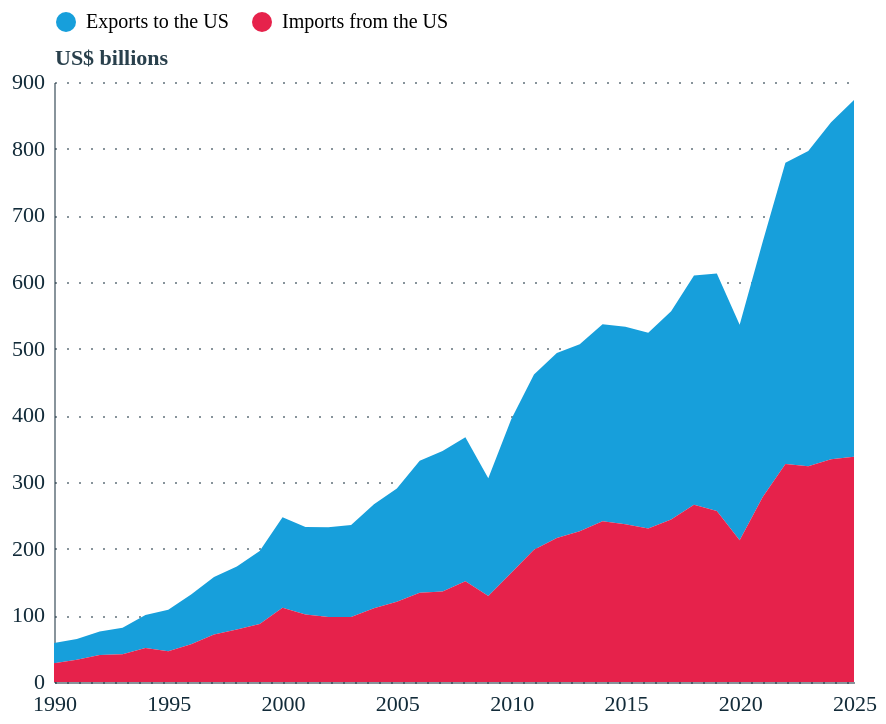

Here is the Vega-Lite specification saved for this chart:
### Vega-Lite specification from a JSON file in a GitHub repository (floating-point values rounded to 4 significant figures)
{"config": {"font": "Circular Std", "mark": {"line": {"interpolate": "linear"}}, "view": {"stroke": "transparent", "width": 400, "height": 300}, "range": {"category": ["#179fdb", "#e6224b", "#f4c245", "#122b39", "#eb5c2e", "#36b7b4"], "diverging": ["#E6224B", "#E54753", "#C9C9C9", "#179FDB", "#122B39"], "heatmap": ["#C9C9C9", "#179FDB", "#0063AF", "#122B39"], "ordinal": ["#00A767", "#36B7B4", "#179FDB", "#0063AF", "#243B5A"]}, "axisX": {"labelColor": "#122b39", "tickColor": "#122b39", "domainColor": "#122b39", "domainOpacity": 0.5, "gridOpacity": 0, "labelAngle": 0, "labelAlign": "center", "labelFontSize": 11, "labelPadding": 5, "tickCount": 10, "tickSize": 0, "title": ""}, "axisY": {"labelColor": "#122b39", "tickColor": "#122b39", "domainColor": "#122b39", "gridColor": "#122b39", "gridDash": [1, 5], "gridOpacity": 0.5, "labelPadding": 5, "labelFontSize": 11, "domainOpacity": 0.5, "tickSize": 0, "title": null, "titleAlign": "left", "titleAngle": 0, "titleBaseline": "bottom", "titleColor": "#122b39", "titleOpacity": 0.9, "titleX": 0, "titleY": -7}}, "data": {"name": "data-109acbc832b9fdd0bde49388858b55d5"}, "mark": {"type": "area"}, "encoding": {"color": {"field": "Series", "legend": {"offset": 25, "orient": "top", "title": null}, "scale": {"domain": ["Exports to the US", "Imports from the US"], "range": ["#179fdb", "#e6224b"]}, "type": "nominal"}, "order": {"field": "Series", "sort": "descending", "type": "nominal"}, "tooltip": [{"field": "year", "title": "Year", "type": "ordinal"}, {"field": "Series", "title": "Trade flow", "type": "nominal"}, {"field": "Value", "format": ".2f", "title": "US$ billions", "type": "quantitative"}], "x": {"axis": {}, "field": "Date", "type": "temporal"}, "y": {"axis": {"format": ".0f", "title": "US$ billions"}, "field": "Value", "stack": true, "type": "quantitative"}}, "$schema": "https://vega.github.io/schema/vega-lite/v6.4.1.json", "datasets": {"data-109acbc832b9fdd0bde49388858b55d5": [{"year": 1990, "Series": "Exports to the US", "Value": 30.16, "Date": "1990-01-01T00:00:00"}, {"year": 1991, "Series": "Exports to the US", "Value": 31.13, "Date": "1991-01-01T00:00:00"}, {"year": 1992, "Series": "Exports to the US", "Value": 35.21, "Date": "1992-01-01T00:00:00"}, {"year": 1993, "Series": "Exports to the US", "Value": 39.92, "Date": "1993-01-01T00:00:00"}, {"year": 1994, "Series": "Exports to the US", "Value": 49.49, "Date": "1994-01-01T00:00:00"}, {"year": 1995, "Series": "Exports to the US", "Value": 62.1, "Date": "1995-01-01T00:00:00"}, {"year": 1996, "Series": "Exports to the US", "Value": 74.3, "Date": "1996-01-01T00:00:00"}, {"year": 1997, "Series": "Exports to the US", "Value": 85.94, "Date": "1997-01-01T00:00:00"}, {"year": 1998, "Series": "Exports to the US", "Value": 94.63, "Date": "1998-01-01T00:00:00"}, {"year": 1999, "Series": "Exports to the US", "Value": 109.7, "Date": "1999-01-01T00:00:00"}, {"year": 2000, "Series": "Exports to the US", "Value": 135.9, "Date": "2000-01-01T00:00:00"}, {"year": 2001, "Series": "Exports to the US", "Value": 131.3, "Date": "2001-01-01T00:00:00"}, {"year": 2002, "Series": "Exports to the US", "Value": 134.6, "Date": "2002-01-01T00:00:00"}, {"year": 2003, "Series": "Exports to the US", "Value": 138.1, "Date": "2003-01-01T00:00:00"}, {"year": 2004, "Series": "Exports to the US", "Value": 155.9, "Date": "2004-01-01T00:00:00"}, {"year": 2005, "Series": "Exports to the US", "Value": 170.1, "Date": "2005-01-01T00:00:00"}, {"year": 2006, "Series": "Exports to the US", "Value": 198.3, "Date": "2006-01-01T00:00:00"}, {"year": 2007, "Series": "Exports to the US", "Value": 210.7, "Date": "2007-01-01T00:00:00"}, {"year": 2008, "Series": "Exports to the US", "Value": 215.9, "Date": "2008-01-01T00:00:00"}, {"year": 2009, "Series": "Exports to the US", "Value": 176.7, "Date": "2009-01-01T00:00:00"}, {"year": 2010, "Series": "Exports to the US", "Value": 230.0, "Date": "2010-01-01T00:00:00"}, {"year": 2011, "Series": "Exports to the US", "Value": 262.9, "Date": "2011-01-01T00:00:00"}, {"year": 2012, "Series": "Exports to the US", "Value": 277.6, "Date": "2012-01-01T00:00:00"}, {"year": 2013, "Series": "Exports to the US", "Value": 280.6, "Date": "2013-01-01T00:00:00"}, {"year": 2014, "Series": "Exports to the US", "Value": 295.7, "Date": "2014-01-01T00:00:00"}, {"year": 2015, "Series": "Exports to the US", "Value": 296.4, "Date": "2015-01-01T00:00:00"}, {"year": 2016, "Series": "Exports to the US", "Value": 293.5, "Date": "2016-01-01T00:00:00"}, {"year": 2017, "Series": "Exports to the US", "Value": 312.7, "Date": "2017-01-01T00:00:00"}, {"year": 2018, "Series": "Exports to the US", "Value": 343.7, "Date": "2018-01-01T00:00:00"}, {"year": 2019, "Series": "Exports to the US", "Value": 356.1, "Date": "2019-01-01T00:00:00"}, {"year": 2020, "Series": "Exports to the US", "Value": 323.5, "Date": "2020-01-01T00:00:00"}, {"year": 2021, "Series": "Exports to the US", "Value": 382.6, "Date": "2021-01-01T00:00:00"}, {"year": 2022, "Series": "Exports to the US", "Value": 452.0, "Date": "2022-01-01T00:00:00"}, {"year": 2023, "Series": "Exports to the US", "Value": 472.9, "Date": "2023-01-01T00:00:00"}, {"year": 2024, "Series": "Exports to the US", "Value": 505.5, "Date": "2024-01-01T00:00:00"}, {"year": 2025, "Series": "Exports to the US", "Value": 534.9, "Date": "2025-01-01T00:00:00"}, {"year": 1990, "Series": "Imports from the US", "Value": 28.28, "Date": "1990-01-01T00:00:00"}, {"year": 1991, "Series": "Imports from the US", "Value": 33.28, "Date": "1991-01-01T00:00:00"}, {"year": 1992, "Series": "Imports from the US", "Value": 40.59, "Date": "1992-01-01T00:00:00"}, {"year": 1993, "Series": "Imports from the US", "Value": 41.58, "Date": "1993-01-01T00:00:00"}, {"year": 1994, "Series": "Imports from the US", "Value": 50.84, "Date": "1994-01-01T00:00:00"}, {"year": 1995, "Series": "Imports from the US", "Value": 46.29, "Date": "1995-01-01T00:00:00"}, {"year": 1996, "Series": "Imports from the US", "Value": 56.79, "Date": "1996-01-01T00:00:00"}, {"year": 1997, "Series": "Imports from the US", "Value": 71.39, "Date": "1997-01-01T00:00:00"}, {"year": 1998, "Series": "Imports from the US", "Value": 78.77, "Date": "1998-01-01T00:00:00"}, {"year": 1999, "Series": "Imports from the US", "Value": 86.91, "Date": "1999-01-01T00:00:00"}, {"year": 2000, "Series": "Imports from the US", "Value": 111.3, "Date": "2000-01-01T00:00:00"}, {"year": 2001, "Series": "Imports from the US", "Value": 101.3, "Date": "2001-01-01T00:00:00"}, {"year": 2002, "Series": "Imports from the US", "Value": 97.47, "Date": "2002-01-01T00:00:00"}, {"year": 2003, "Series": "Imports from the US", "Value": 97.41, "Date": "2003-01-01T00:00:00"}, {"year": 2004, "Series": "Imports from the US", "Value": 110.7, "Date": "2004-01-01T00:00:00"}, {"year": 2005, "Series": "Imports from the US", "Value": 120.2, "Date": "2005-01-01T00:00:00"}, {"year": 2006, "Series": "Imports from the US", "Value": 133.7, "Date": "2006-01-01T00:00:00"}, {"year": 2007, "Series": "Imports from the US", "Value": 135.9, "Date": "2007-01-01T00:00:00"}, {"year": 2008, "Series": "Imports from the US", "Value": 151.2, "Date": "2008-01-01T00:00:00"}, {"year": 2009, "Series": "Imports from the US", "Value": 128.9, "Date": "2009-01-01T00:00:00"}, {"year": 2010, "Series": "Imports from the US", "Value": 163.7, "Date": "2010-01-01T00:00:00"}, {"year": 2011, "Series": "Imports from the US", "Value": 198.3, "Date": "2011-01-01T00:00:00"}, {"year": 2012, "Series": "Imports from the US", "Value": 215.9, "Date": "2012-01-01T00:00:00"}, {"year": 2013, "Series": "Imports from the US", "Value": 226.0, "Date": "2013-01-01T00:00:00"}, {"year": 2014, "Series": "Imports from the US", "Value": 241.0, "Date": "2014-01-01T00:00:00"}, {"year": 2015, "Series": "Imports from the US", "Value": 236.5, "Date": "2015-01-01T00:00:00"}, {"year": 2016, "Series": "Imports from the US", "Value": 230.2, "Date": "2016-01-01T00:00:00"}, {"year": 2017, "Series": "Imports from the US", "Value": 243.6, "Date": "2017-01-01T00:00:00"}, {"year": 2018, "Series": "Imports from the US", "Value": 266.0, "Date": "2018-01-01T00:00:00"}, {"year": 2019, "Series": "Imports from the US", "Value": 256.7, "Date": "2019-01-01T00:00:00"}, {"year": 2020, "Series": "Imports from the US", "Value": 212.5, "Date": "2020-01-01T00:00:00"}, {"year": 2021, "Series": "Imports from the US", "Value": 277.2, "Date": "2021-01-01T00:00:00"}, {"year": 2022, "Series": "Imports from the US", "Value": 327.0, "Date": "2022-01-01T00:00:00"}, {"year": 2023, "Series": "Imports from the US", "Value": 323.6, "Date": "2023-01-01T00:00:00"}, {"year": 2024, "Series": "Imports from the US", "Value": 334.0, "Date": "2024-01-01T00:00:00"}, {"year": 2025, "Series": "Imports from the US", "Value": 338.0, "Date": "2025-01-01T00:00:00"}]}}
